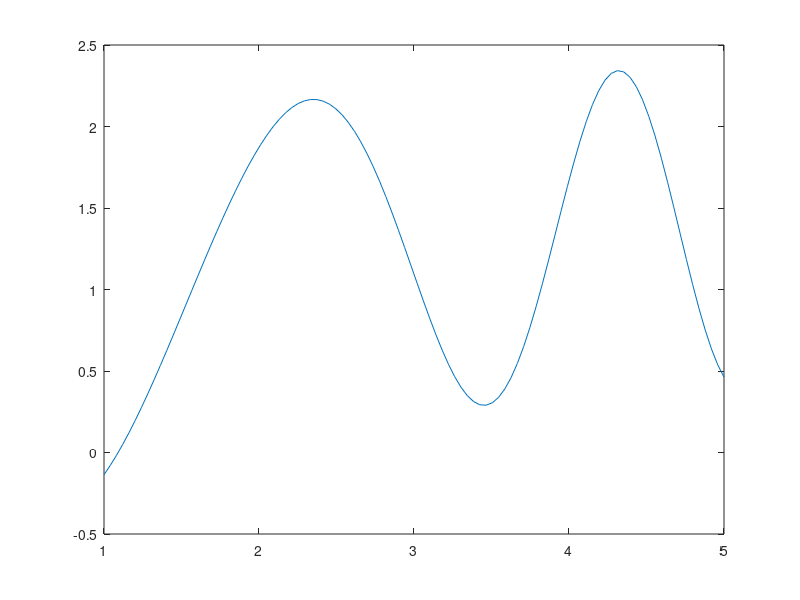

This figure's MATLAB source: (Note: this script raises an error after producing the figure.)
% naloga1

f = @(x) cos( cos(x) + 3*x) + atan(x);
a = 1;
b = 5;

figure
x = linspace(a,b);
plot(x,f(x))

% vrednost integrala preko vgrajene funckije
vr1 = integral(f,a,b);

% vrednosti sestavljenega Simpsonovega pravila
vr_sim1 = sestavljenoSimpsonovo(f,a,b,10);
vr_sim2 = sestavljenoSimpsonovo(f,a,b,20);

napaka1 = abs(vr1-vr_sim1);
napaka2 = abs(vr1-vr_sim2);

%Po formuli iz vaj, priblizek za red konvergence:
konvergenca = log(napaka1/napaka2)/log(20/10)


% Gauss na 5 tockah za [-1,1]
x1 = 1/3 * sqrt(5-2*sqrt(10/7));
x2 = 1/3 * sqrt(5+2*sqrt(10/7));

u1 = (322+13*sqrt(70))/900;
u2 = (322-13*sqrt(70))/900;

vozli = [-x2 -x1 0 x1 x2];
utezi = [u2 u1 128/225 u1 u2];

% vozli in utezi na [a,b]
noviVozli = (vozli +1) * (b-a)/2 + a;
noveUtezi = utezi * (b-a)/2;

vr_gauss = noveUtezi * f(noviVozli)'
